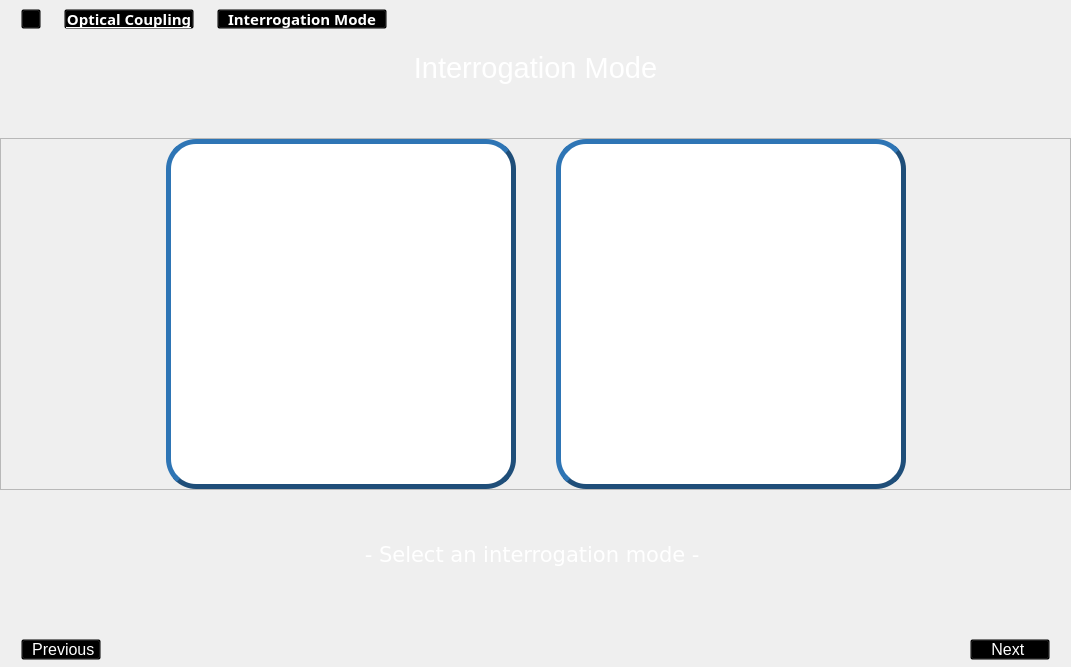
        <widget class="QWidget" name="interrogation_window">
         <layout class="QVBoxLayout" name="verticalLayout_20">
          <property name="spacing">
           <number>0</number>
          </property>
          <property name="leftMargin">
           <number>0</number>
          </property>
          <property name="topMargin">
           <number>0</number>
          </property>
          <property name="rightMargin">
           <number>0</number>
          </property>
          <property name="bottomMargin">
           <number>0</number>
          </property>
          <item>
           <widget class="QFrame" name="frame_hierarq_5">
            <property name="styleSheet">
             <string notr="true">background:transparent;</string>
            </property>
            <property name="frameShape">
             <enum>QFrame::StyledPanel</enum>
            </property>
            <property name="frameShadow">
             <enum>QFrame::Raised</enum>
            </property>
            <layout class="QHBoxLayout" name="horizontalLayout_27">
             <property name="spacing">
              <number>8</number>
             </property>
             <property name="leftMargin">
              <number>20</number>
             </property>
             <property name="topMargin">
              <number>8</number>
             </property>
             <property name="rightMargin">
              <number>8</number>
             </property>
             <property name="bottomMargin">
              <number>8</number>
             </property>
             <item>
              <widget class="QPushButton" name="btn_home_2">
               <property name="minimumSize">
                <size>
                 <width>20</width>
                 <height>20</height>
                </size>
               </property>
               <property name="maximumSize">
                <size>
                 <width>20</width>
                 <height>20</height>
                </size>
               </property>
               <property name="cursor">
                <cursorShape>PointingHandCursor</cursorShape>
               </property>
               <property name="text">
                <string/>
               </property>
               <property name="icon">
                <iconset resource="icons_.qrc">
                 <normaloff>:/icons/icons/casa.png</normaloff>:/icons/icons/casa.png</iconset>
               </property>
               <property name="iconSize">
                <size>
                 <width>20</width>
                 <height>20</height>
                </size>
               </property>
              </widget>
             </item>
             <item>
              <widget class="QLabel" name="label_8">
               <property name="maximumSize">
                <size>
                 <width>10</width>
                 <height>10</height>
                </size>
               </property>
               <property name="text">
                <string/>
               </property>
               <property name="pixmap">
                <pixmap resource="icons_.qrc">:/icons/icons/simbolo-de-setas-duplas-para-a-direita-para-avancar.png</pixmap>
               </property>
               <property name="scaledContents">
                <bool>true</bool>
               </property>
              </widget>
             </item>
             <item>
              <widget class="QPushButton" name="btn_coupling_2">
               <property name="sizePolicy">
                <sizepolicy hsizetype="Maximum" vsizetype="Fixed">
                 <horstretch>0</horstretch>
                 <verstretch>0</verstretch>
                </sizepolicy>
               </property>
               <property name="minimumSize">
                <size>
                 <width>130</width>
                 <height>20</height>
                </size>
               </property>
               <property name="maximumSize">
                <size>
                 <width>130</width>
                 <height>20</height>
                </size>
               </property>
               <property name="font">
                <font>
                 <family>Segoe UI Semibold</family>
                 <pointsize>11</pointsize>
                 <bold>true</bold>
                 <underline>true</underline>
                </font>
               </property>
               <property name="cursor">
                <cursorShape>PointingHandCursor</cursorShape>
               </property>
               <property name="styleSheet">
                <string notr="true">color: rgb(255, 255, 255);</string>
               </property>
               <property name="text">
                <string>Optical Coupling</string>
               </property>
               <property name="checked">
                <bool>false</bool>
               </property>
              </widget>
             </item>
             <item>
              <widget class="QLabel" name="label_19">
               <property name="maximumSize">
                <size>
                 <width>10</width>
                 <height>10</height>
                </size>
               </property>
               <property name="text">
                <string/>
               </property>
               <property name="pixmap">
                <pixmap resource="icons_.qrc">:/icons/icons/simbolo-de-setas-duplas-para-a-direita-para-avancar.png</pixmap>
               </property>
               <property name="scaledContents">
                <bool>true</bool>
               </property>
              </widget>
             </item>
             <item>
              <widget class="QPushButton" name="btn_interrogation">
               <property name="sizePolicy">
                <sizepolicy hsizetype="Maximum" vsizetype="Fixed">
                 <horstretch>0</horstretch>
                 <verstretch>0</verstretch>
                </sizepolicy>
               </property>
               <property name="minimumSize">
                <size>
                 <width>170</width>
                 <height>20</height>
                </size>
               </property>
               <property name="maximumSize">
                <size>
                 <width>170</width>
                 <height>20</height>
                </size>
               </property>
               <property name="font">
                <font>
                 <family>Segoe UI Semibold</family>
                 <pointsize>11</pointsize>
                 <bold>true</bold>
                 <underline>false</underline>
                </font>
               </property>
               <property name="cursor">
                <cursorShape>PointingHandCursor</cursorShape>
               </property>
               <property name="autoFillBackground">
                <bool>false</bool>
               </property>
               <property name="styleSheet">
                <string notr="true">color: rgb(255, 255, 255);</string>
               </property>
               <property name="text">
                <string>Interrogation Mode</string>
               </property>
               <property name="checkable">
                <bool>false</bool>
               </property>
               <property name="checked">
                <bool>false</bool>
               </property>
               <property name="autoDefault">
                <bool>false</bool>
               </property>
               <property name="default">
                <bool>false</bool>
               </property>
              </widget>
             </item>
             <item>
              <spacer name="horizontalSpacer_42">
               <property name="orientation">
                <enum>Qt::Horizontal</enum>
               </property>
               <property name="sizeHint" stdset="0">
                <size>
                 <width>675</width>
                 <height>15</height>
                </size>
               </property>
              </spacer>
             </item>
            </layout>
           </widget>
          </item>
          <item>
           <widget class="QLabel" name="label_interrogation">
            <property name="minimumSize">
             <size>
              <width>0</width>
              <height>60</height>
             </size>
            </property>
            <property name="font">
             <font>
              <pointsize>20</pointsize>
             </font>
            </property>
            <property name="text">
             <string>&lt;html&gt;&lt;head/&gt;&lt;body&gt;&lt;p align=&quot;center&quot;&gt;&lt;span style=&quot; font-size:22pt; color:#ffffff;&quot;&gt;Interrogation Mode&lt;/span&gt;&lt;/p&gt;&lt;/body&gt;&lt;/html&gt;</string>
            </property>
           </widget>
          </item>
          <item>
           <spacer name="verticalSpacer_19">
            <property name="orientation">
             <enum>Qt::Vertical</enum>
            </property>
            <property name="sizeType">
             <enum>QSizePolicy::Expanding</enum>
            </property>
            <property name="sizeHint" stdset="0">
             <size>
              <width>20</width>
              <height>40</height>
             </size>
            </property>
           </spacer>
          </item>
          <item>
           <widget class="QFrame" name="frame_AIM_WIM_2">
            <property name="minimumSize">
             <size>
              <width>680</width>
              <height>350</height>
             </size>
            </property>
            <property name="frameShape">
             <enum>QFrame::StyledPanel</enum>
            </property>
            <property name="frameShadow">
             <enum>QFrame::Raised</enum>
            </property>
            <layout class="QHBoxLayout" name="horizontalLayout_28">
             <property name="spacing">
              <number>0</number>
             </property>
             <property name="leftMargin">
              <number>0</number>
             </property>
             <property name="topMargin">
              <number>0</number>
             </property>
             <property name="rightMargin">
              <number>0</number>
             </property>
             <property name="bottomMargin">
              <number>0</number>
             </property>
             <item>
              <spacer name="horizontalSpacer_43">
               <property name="orientation">
                <enum>Qt::Horizontal</enum>
               </property>
               <property name="sizeHint" stdset="0">
                <size>
                 <width>40</width>
                 <height>20</height>
                </size>
               </property>
              </spacer>
             </item>
             <item>
              <widget class="QPushButton" name="aim_btn">
               <property name="sizePolicy">
                <sizepolicy hsizetype="Minimum" vsizetype="Preferred">
                 <horstretch>0</horstretch>
                 <verstretch>0</verstretch>
                </sizepolicy>
               </property>
               <property name="minimumSize">
                <size>
                 <width>350</width>
                 <height>350</height>
                </size>
               </property>
               <property name="maximumSize">
                <size>
                 <width>350</width>
                 <height>350</height>
                </size>
               </property>
               <property name="cursor">
                <cursorShape>PointingHandCursor</cursorShape>
               </property>
               <property name="styleSheet">
                <string notr="true">QPushButton{
background-color: rgb(255, 255, 255);
border-color: rgb(31, 78, 121);
border-radius: 30px;
border-style: outset;
border-width: 5px;}

QPushButton:hover{ border-color: rgb(255, 170, 0);}

QPushButton:checked{ border-color: rgb(0, 170, 0);}
</string>
               </property>
               <property name="text">
                <string/>
               </property>
               <property name="icon">
                <iconset>
                 <normaloff>:/icons/icons/multimode_fiber.png</normaloff>:/icons/icons/multimode_fiber.png</iconset>
               </property>
               <property name="iconSize">
                <size>
                 <width>330</width>
                 <height>330</height>
                </size>
               </property>
               <property name="checkable">
                <bool>true</bool>
               </property>
               <property name="autoExclusive">
                <bool>true</bool>
               </property>
              </widget>
             </item>
             <item>
              <spacer name="horizontalSpacer_44">
               <property name="orientation">
                <enum>Qt::Horizontal</enum>
               </property>
               <property name="sizeType">
                <enum>QSizePolicy::Preferred</enum>
               </property>
               <property name="sizeHint" stdset="0">
                <size>
                 <width>40</width>
                 <height>20</height>
                </size>
               </property>
              </spacer>
             </item>
             <item>
              <widget class="QPushButton" name="wim_btn">
               <property name="sizePolicy">
                <sizepolicy hsizetype="Minimum" vsizetype="Preferred">
                 <horstretch>0</horstretch>
                 <verstretch>0</verstretch>
                </sizepolicy>
               </property>
               <property name="minimumSize">
                <size>
                 <width>350</width>
                 <height>350</height>
                </size>
               </property>
               <property name="maximumSize">
                <size>
                 <width>350</width>
                 <height>350</height>
                </size>
               </property>
               <property name="cursor">
                <cursorShape>PointingHandCursor</cursorShape>
               </property>
               <property name="styleSheet">
                <string notr="true">QPushButton{
background-color: rgb(255, 255, 255);
border-color: rgb(31, 78, 121);
border-radius: 30px;
border-style: outset;
border-width: 5px;}

QPushButton:hover{ border-color: rgb(255, 170, 0);}

QPushButton:checked{ border-color: rgb(0, 170, 0);}
</string>
               </property>
               <property name="text">
                <string/>
               </property>
               <property name="icon">
                <iconset resource="icons_.qrc">
                 <normaloff>:/icons/icons/wim.png</normaloff>:/icons/icons/wim.png</iconset>
               </property>
               <property name="iconSize">
                <size>
                 <width>330</width>
                 <height>330</height>
                </size>
               </property>
               <property name="checkable">
                <bool>true</bool>
               </property>
               <property name="autoExclusive">
                <bool>true</bool>
               </property>
              </widget>
             </item>
             <item>
              <spacer name="horizontalSpacer_45">
               <property name="orientation">
                <enum>Qt::Horizontal</enum>
               </property>
               <property name="sizeHint" stdset="0">
                <size>
                 <width>40</width>
                 <height>20</height>
                </size>
               </property>
              </spacer>
             </item>
            </layout>
           </widget>
          </item>
          <item>
           <spacer name="verticalSpacer_20">
            <property name="orientation">
             <enum>Qt::Vertical</enum>
            </property>
            <property name="sizeHint" stdset="0">
             <size>
              <width>20</width>
              <height>40</height>
             </size>
            </property>
           </spacer>
          </item>
          <item>
           <widget class="QLabel" name="warning_inter">
            <property name="sizePolicy">
             <sizepolicy hsizetype="Preferred" vsizetype="Minimum">
              <horstretch>0</horstretch>
              <verstretch>0</verstretch>
             </sizepolicy>
            </property>
            <property name="minimumSize">
             <size>
              <width>50</width>
              <height>50</height>
             </size>
            </property>
            <property name="font">
             <font>
              <pointsize>16</pointsize>
             </font>
            </property>
            <property name="text">
             <string>&lt;html&gt;&lt;head/&gt;&lt;body&gt;&lt;pre align=&quot;center&quot; style=&quot; margin-top:12px; margin-bottom:12px; margin-left:0px; margin-right:0px; -qt-block-indent:0; text-indent:0px;&quot;&gt;&lt;a name=&quot;tw-target-text-container&quot;/&gt;&lt;span style=&quot; font-family:'monospace'; color:#ffffff;&quot;&gt;-&lt;/span&gt;&lt;span style=&quot; font-family:'monospace'; color:#ffffff;&quot;&gt; Select an interrogation mode - &lt;/span&gt;&lt;/pre&gt;&lt;/body&gt;&lt;/html&gt;</string>
            </property>
           </widget>
          </item>
          <item>
           <spacer name="verticalSpacer_21">
            <property name="orientation">
             <enum>Qt::Vertical</enum>
            </property>
            <property name="sizeHint" stdset="0">
             <size>
              <width>20</width>
              <height>52</height>
             </size>
            </property>
           </spacer>
          </item>
          <item>
           <widget class="QFrame" name="frame_next_previous_5">
            <property name="sizePolicy">
             <sizepolicy hsizetype="Preferred" vsizetype="Fixed">
              <horstretch>0</horstretch>
              <verstretch>0</verstretch>
             </sizepolicy>
            </property>
            <property name="maximumSize">
             <size>
              <width>16777215</width>
              <height>35</height>
             </size>
            </property>
            <property name="styleSheet">
             <string notr="true">background: transparent;</string>
            </property>
            <property name="frameShape">
             <enum>QFrame::StyledPanel</enum>
            </property>
            <property name="frameShadow">
             <enum>QFrame::Raised</enum>
            </property>
            <layout class="QHBoxLayout" name="horizontalLayout_29">
             <property name="spacing">
              <number>5</number>
             </property>
             <property name="leftMargin">
              <number>20</number>
             </property>
             <property name="topMargin">
              <number>6</number>
             </property>
             <property name="rightMargin">
              <number>20</number>
             </property>
             <property name="bottomMargin">
              <number>6</number>
             </property>
             <item>
              <widget class="QPushButton" name="prev_btn_inter">
               <property name="font">
                <font>
                 <pointsize>12</pointsize>
                </font>
               </property>
               <property name="cursor">
                <cursorShape>PointingHandCursor</cursorShape>
               </property>
               <property name="styleSheet">
                <string notr="true">color: rgb(255, 255, 255);</string>
               </property>
               <property name="text">
                <string> Previous</string>
               </property>
               <property name="icon">
                <iconset resource="icons_.qrc">
                 <normaloff>:/icons/icons/simbolo-de-setas-duplas-para-a-esquerda.png</normaloff>:/icons/icons/simbolo-de-setas-duplas-para-a-esquerda.png</iconset>
               </property>
               <property name="iconSize">
                <size>
                 <width>25</width>
                 <height>25</height>
                </size>
               </property>
              </widget>
             </item>
             <item>
              <spacer name="horizontalSpacer_46">
               <property name="orientation">
                <enum>Qt::Horizontal</enum>
               </property>
               <property name="sizeType">
                <enum>QSizePolicy::Expanding</enum>
               </property>
               <property name="sizeHint" stdset="0">
                <size>
                 <width>100</width>
                 <height>20</height>
                </size>
               </property>
              </spacer>
             </item>
             <item>
              <widget class="QPushButton" name="next_btn_inter">
               <property name="enabled">
                <bool>true</bool>
               </property>
               <property name="font">
                <font>
                 <pointsize>12</pointsize>
                </font>
               </property>
               <property name="cursor">
                <cursorShape>PointingHandCursor</cursorShape>
               </property>
               <property name="layoutDirection">
                <enum>Qt::RightToLeft</enum>
               </property>
               <property name="styleSheet">
                <string notr="true">color: rgb(255, 255, 255);</string>
               </property>
               <property name="text">
                <string>Next </string>
               </property>
               <property name="icon">
                <iconset resource="icons_.qrc">
                 <normaloff>:/icons/icons/simbolo-de-setas-duplas-para-a-direita-para-avancar.png</normaloff>:/icons/icons/simbolo-de-setas-duplas-para-a-direita-para-avancar.png</iconset>
               </property>
               <property name="iconSize">
                <size>
                 <width>25</width>
                 <height>25</height>
                </size>
               </property>
               <property name="checkable">
                <bool>false</bool>
               </property>
               <property name="checked">
                <bool>false</bool>
               </property>
              </widget>
             </item>
            </layout>
           </widget>
          </item>
         </layout>
        </widget>
